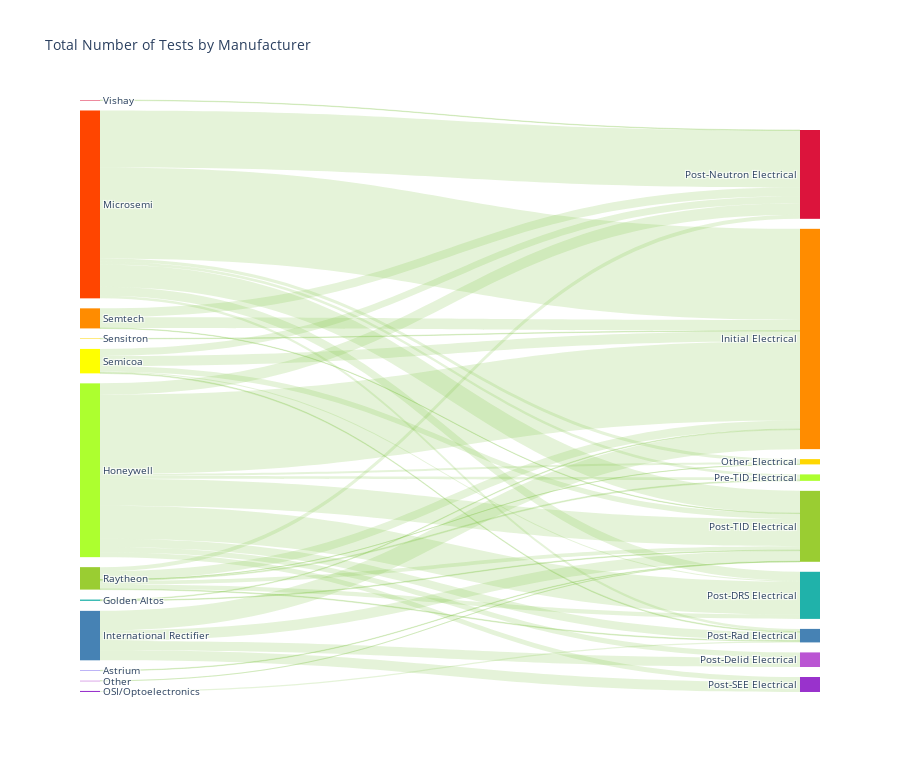

Source (notebook cell):
### Code cell
# Nodes & links
nodes = [['ID', 'Label', 'Color'],
        [0,'Microsemi', 'orangered'],
        [1,'Honeywell','greenyellow'],
        [2,'Semicoa','yellow'],
        [3,'International Rectifier','steelblue'],
        [4,'Semtech','darkorange'],
        [5,'OSI/Optoelectronics','darkorchid'],
        [6,'Raytheon','yellowgreen'],
        [7,'Vishay','crimson'],
        [8,'Astrium','mediumslateblue'],
        [9,'Other','mediumorchid'],
        [10,'Sensitron','gold'],
        [11,'Golden Altos','lightseagreen'],
        [12,'Post-TID Electrical','yellowgreen'],
        [13,'Post-Neutron Electrical','crimson'],
        [14,'Initial Electrical','darkorange'],
        [15,'Pre-TID Electrical','greenyellow'],
        [16,'Post-Rad Electrical','steelblue'],
        [17,'Post-DRS Electrical','lightseagreen'],
        [18,'Post-Delid Electrical','mediumorchid'],
        [19,'Post-SEE Electrical','darkorchid'],
        [20,'Other Electrical','gold']]

links = [['Source','Target','Value','Link Color'],

        # Microsemi
        [0,13,4649,'rgba(127, 194, 65, 0.2)'],
        [0,12,1817,'rgba(127, 194, 65, 0.2)'],
        [0,14,7435,'rgba(127, 194, 65, 0.2)'],
        [0,15,230,'rgba(127, 194, 65, 0.2)'],
        [0,16,216,'rgba(127, 194, 65, 0.2)'],
        [0,20,264,'rgba(127, 194, 65, 0.2)'],
        [0,17,722,'rgba(127, 194, 65, 0.2)'],

        # Honeywell
        [1,14,6471,'rgba(127, 194, 65, 0.2)'],
        [1,12,2211,'rgba(127, 194, 65, 0.2)'],
        [1,17,2685,'rgba(127, 194, 65, 0.2)'],
        [1,13,928,'rgba(127, 194, 65, 0.2)'],
        [1,18,429,'rgba(127, 194, 65, 0.2)'],
        [1,19,402,'rgba(127, 194, 65, 0.2)'],
        [1,16,679,'rgba(127, 194, 65, 0.2)'],
        [1,15,222,'rgba(127, 194, 65, 0.2)'],
        [1,20,157,'rgba(127, 194, 65, 0.2)'],

        # Semicoa
        [2,13,575,'rgba(127, 194, 65, 0.2)'],
        [2,12,445,'rgba(127, 194, 65, 0.2)'],
        [2,14,826,'rgba(127, 194, 65, 0.2)'],
        [2,16,63,'rgba(127, 194, 65, 0.2)'],
        [2,17,86,'rgba(127, 194, 65, 0.2)'],

        # International Rectifier
        [3,12,857,'rgba(127, 194, 65, 0.2)'],
        [3,14,1595,'rgba(127, 194, 65, 0.2)'],
        [3,18,762,'rgba(127, 194, 65, 0.2)'],
        [3,19,822,'rgba(127, 194, 65, 0.2)'],

        # Semtech
        [4,14,875,'rgba(127, 194, 65, 0.2)'],
        [4,13,725,'rgba(127, 194, 65, 0.2)'],
        [4,12,38,'rgba(127, 194, 65, 0.2)'],

        # OSI
        [5,16,87,'rgba(127, 194, 65, 0.2)'],
        
        # Raytheon
        [6,12,318,'rgba(127, 194, 65, 0.2)'],
        [6,14,685,'rgba(127, 194, 65, 0.2)'],
        [6,13,334,'rgba(127, 194, 65, 0.2)'],
        [6,17,352,'rgba(127, 194, 65, 0.2)'],
        [6,16,58,'rgba(127, 194, 65, 0.2)'],
        [6,15,75,'rgba(127, 194, 65, 0.2)'],
        [6,20,9,'rgba(127, 194, 65, 0.2)'],

        # Vishay
        [7,13,39,'rgba(127, 194, 65, 0.2)'],
    
        # Astrium
        [8,12,39,'rgba(127, 194, 65, 0.2)'],

        # Other
        [9,12,12,'rgba(127, 194, 65, 0.2)'],
         
        # Sensitron
        [10,14,41,'rgba(127, 194, 65, 0.2)'],
        
        # Golden Altos
        [11,12,52,'rgba(127, 194, 65, 0.2)'],
        [11,14,52,'rgba(127, 194, 65, 0.2)']]


# Retrieve headers and build dataframes
nodes_headers = nodes.pop(0)
links_headers = links.pop(0)
df_nodes = pd.DataFrame(nodes, columns = nodes_headers)
df_links = pd.DataFrame(links, columns = links_headers)

# Sankey plot setup
data_trace = dict(
    type='sankey',
    domain = dict(
      x =  [0,1],
      y =  [0,1]
    ),
    orientation = "h",
    valueformat = ".0f",
    node = dict(
      pad = 10,
    # thickness = 30,
      line = dict(
        color = "black",
        width = 0
      ),
      label =  df_nodes['Label'].dropna(axis=0, how='any'),
      color = df_nodes['Color']
    ),
    link = dict(
      source = df_links['Source'].dropna(axis=0, how='any'),
      target = df_links['Target'].dropna(axis=0, how='any'),
      value = df_links['Value'].dropna(axis=0, how='any'),
      color = df_links['Link Color'].dropna(axis=0, how='any'),
  )
)

layout = dict(
    title = "Total Number of Tests by Manufacturer",
    height = 772,
    font = dict(
      size = 10),)

fig = go.Figure(dict(data=[data_trace], layout=layout))
iplot(fig, validate=False)

### Figure 1 — Plotly figure (JSON) as saved in the notebook; plotly's stock layout.template omitted (floating-point values rounded to 4 significant figures)
{"data": [{"domain": {"x": [0, 1], "y": [0, 1]}, "link": {"color": ["rgba(127, 194, 65, 0.2)", "rgba(127, 194, 65, 0.2)", "rgba(127, 194, 65, 0.2)", "rgba(127, 194, 65, 0.2)", "rgba(127, 194, 65, 0.2)", "rgba(127, 194, 65, 0.2)", "rgba(127, 194, 65, 0.2)", "rgba(127, 194, 65, 0.2)", "rgba(127, 194, 65, 0.2)", "rgba(127, 194, 65, 0.2)", "rgba(127, 194, 65, 0.2)", "rgba(127, 194, 65, 0.2)", "rgba(127, 194, 65, 0.2)", "rgba(127, 194, 65, 0.2)", "rgba(127, 194, 65, 0.2)", "rgba(127, 194, 65, 0.2)", "rgba(127, 194, 65, 0.2)", "rgba(127, 194, 65, 0.2)", "rgba(127, 194, 65, 0.2)", "rgba(127, 194, 65, 0.2)", "rgba(127, 194, 65, 0.2)", "rgba(127, 194, 65, 0.2)", "rgba(127, 194, 65, 0.2)", "rgba(127, 194, 65, 0.2)", "rgba(127, 194, 65, 0.2)", "rgba(127, 194, 65, 0.2)", "rgba(127, 194, 65, 0.2)", "rgba(127, 194, 65, 0.2)", "rgba(127, 194, 65, 0.2)", "rgba(127, 194, 65, 0.2)", "rgba(127, 194, 65, 0.2)", "rgba(127, 194, 65, 0.2)", "rgba(127, 194, 65, 0.2)", "rgba(127, 194, 65, 0.2)", "rgba(127, 194, 65, 0.2)", "rgba(127, 194, 65, 0.2)", "rgba(127, 194, 65, 0.2)", "rgba(127, 194, 65, 0.2)", "rgba(127, 194, 65, 0.2)", "rgba(127, 194, 65, 0.2)", "rgba(127, 194, 65, 0.2)", "rgba(127, 194, 65, 0.2)"], "source": [0, 0, 0, 0, 0, 0, 0, 1, 1, 1, 1, 1, 1, 1, 1, 1, 2, 2, 2, 2, 2, 3, 3, 3, 3, 4, 4, 4, 5, 6, 6, 6, 6, 6, 6, 6, 7, 8, 9, 10, 11, 11], "target": [13, 12, 14, 15, 16, 20, 17, 14, 12, 17, 13, 18, 19, 16, 15, 20, 13, 12, 14, 16, 17, 12, 14, 18, 19, 14, 13, 12, 16, 12, 14, 13, 17, 16, 15, 20, 13, 12, 12, 14, 12, 14], "value": [4649, 1817, 7435, 230, 216, 264, 722, 6471, 2211, 2685, 928, 429, 402, 679, 222, 157, 575, 445, 826, 63, 86, 857, 1595, 762, 822, 875, 725, 38, 87, 318, 685, 334, 352, 58, 75, 9, 39, 39, 12, 41, 52, 52]}, "node": {"color": ["orangered", "greenyellow", "yellow", "steelblue", "darkorange", "darkorchid", "yellowgreen", "crimson", "mediumslateblue", "mediumorchid", "gold", "lightseagreen", "yellowgreen", "crimson", "darkorange", "greenyellow", "steelblue", "lightseagreen", "mediumorchid", "darkorchid", "gold"], "label": ["Microsemi", "Honeywell", "Semicoa", "International Rectifier", "Semtech", "OSI/Optoelectronics", "Raytheon", "Vishay", "Astrium", "Other", "Sensitron", "Golden Altos", "Post-TID Electrical", "Post-Neutron Electrical", "Initial Electrical", "Pre-TID Electrical", "Post-Rad Electrical", "Post-DRS Electrical", "Post-Delid Electrical", "Post-SEE Electrical", "Other Electrical"], "line": {"color": "black", "width": 0}, "pad": 10}, "orientation": "h", "type": "sankey", "valueformat": ".0f"}], "layout": {"font": {"size": 10}, "height": 772, "title": {"text": "Total Number of Tests by Manufacturer"}}}
